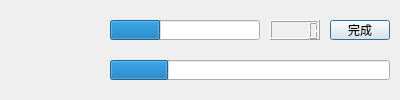
<?xml version="1.0" encoding="UTF-8"?>
<ui version="4.0">
 <class>Dialog</class>
 <widget class="QDialog" name="Dialog">
  <property name="geometry">
   <rect>
    <x>0</x>
    <y>0</y>
    <width>400</width>
    <height>100</height>
   </rect>
  </property>
  <property name="sizePolicy">
   <sizepolicy hsizetype="Fixed" vsizetype="Fixed">
    <horstretch>0</horstretch>
    <verstretch>0</verstretch>
   </sizepolicy>
  </property>
  <property name="contextMenuPolicy">
   <enum>Qt::NoContextMenu</enum>
  </property>
  <property name="windowTitle">
   <string>yellow-tomato</string>
  </property>
  <property name="windowIcon">
   <iconset resource="resource/tomato.qrc">
    <normaloff>:/favicon.jpg</normaloff>:/favicon.jpg</iconset>
  </property>
  <widget class="AnalogClock" name="analogClock">
   <property name="geometry">
    <rect>
     <x>0</x>
     <y>0</y>
     <width>100</width>
     <height>100</height>
    </rect>
   </property>
   <property name="sizePolicy">
    <sizepolicy hsizetype="Fixed" vsizetype="Fixed">
     <horstretch>0</horstretch>
     <verstretch>0</verstretch>
    </sizepolicy>
   </property>
   <property name="contextMenuPolicy">
    <enum>Qt::NoContextMenu</enum>
   </property>
   <property name="toolTip">
    <string>The current time</string>
   </property>
   <property name="whatsThis">
    <string>The analog clock widget displays the current time.</string>
   </property>
  </widget>
  <widget class="QProgressBar" name="progress30">
   <property name="geometry">
    <rect>
     <x>110</x>
     <y>20</y>
     <width>150</width>
     <height>20</height>
    </rect>
   </property>
   <property name="sizePolicy">
    <sizepolicy hsizetype="Fixed" vsizetype="Fixed">
     <horstretch>0</horstretch>
     <verstretch>0</verstretch>
    </sizepolicy>
   </property>
   <property name="contextMenuPolicy">
    <enum>Qt::NoContextMenu</enum>
   </property>
   <property name="maximum">
    <number>30</number>
   </property>
   <property name="value">
    <number>10</number>
   </property>
   <property name="textVisible">
    <bool>false</bool>
   </property>
  </widget>
  <widget class="QProgressBar" name="progress1440">
   <property name="geometry">
    <rect>
     <x>110</x>
     <y>60</y>
     <width>280</width>
     <height>20</height>
    </rect>
   </property>
   <property name="sizePolicy">
    <sizepolicy hsizetype="Fixed" vsizetype="Fixed">
     <horstretch>0</horstretch>
     <verstretch>0</verstretch>
    </sizepolicy>
   </property>
   <property name="contextMenuPolicy">
    <enum>Qt::NoContextMenu</enum>
   </property>
   <property name="maximum">
    <number>1440</number>
   </property>
   <property name="value">
    <number>300</number>
   </property>
   <property name="textVisible">
    <bool>false</bool>
   </property>
  </widget>
  <widget class="QLCDNumber" name="lcdCount">
   <property name="geometry">
    <rect>
     <x>270</x>
     <y>20</y>
     <width>50</width>
     <height>20</height>
    </rect>
   </property>
   <property name="contextMenuPolicy">
    <enum>Qt::NoContextMenu</enum>
   </property>
  </widget>
  <widget class="QPushButton" name="pushDone">
   <property name="geometry">
    <rect>
     <x>330</x>
     <y>20</y>
     <width>60</width>
     <height>20</height>
    </rect>
   </property>
   <property name="text">
    <string>完成</string>
   </property>
  </widget>
 </widget>
 <customwidgets>
  <customwidget>
   <class>AnalogClock</class>
   <extends>QWidget</extends>
   <header>analogclock.h</header>
  </customwidget>
 </customwidgets>
 <resources>
  <include location="resource/tomato.qrc"/>
 </resources>
 <connections/>
</ui>
